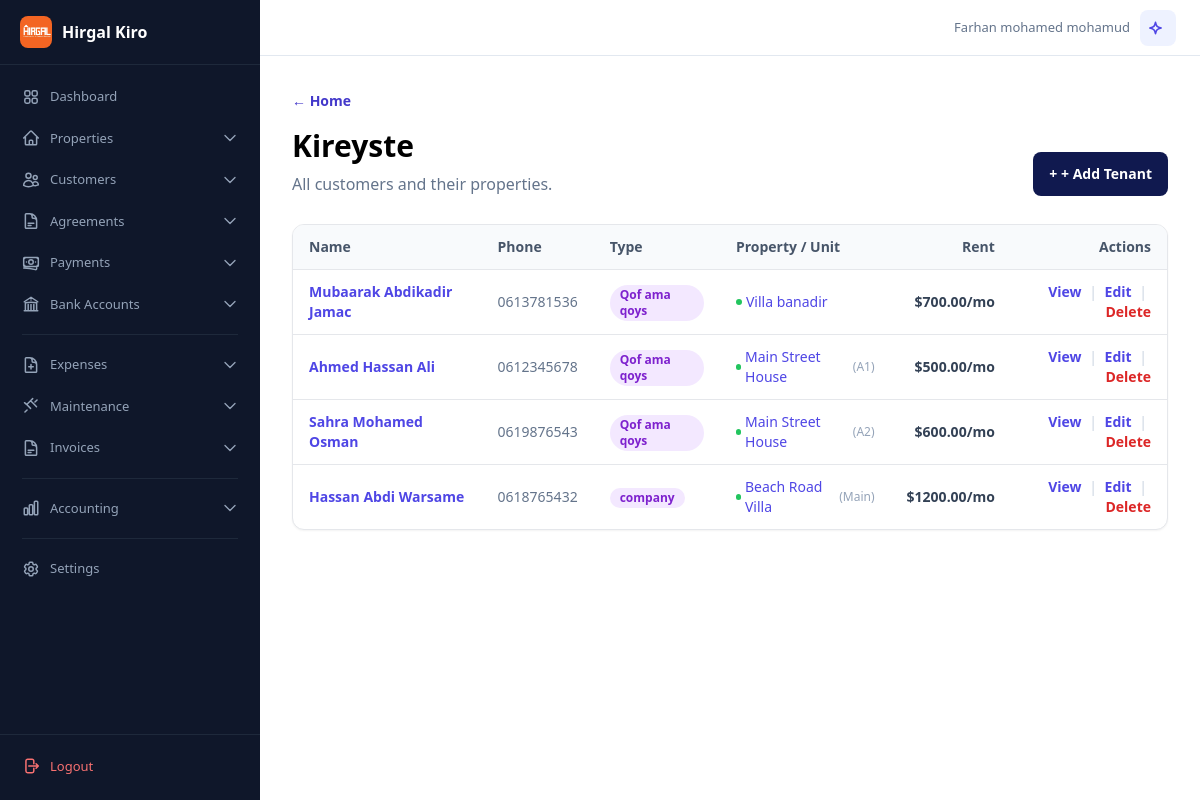
/kiraystayaal/ (signed in), run on the app's committed database.
### accounts/models.py (models this page shows, shortened)
class User(AbstractBaseUser, PermissionsMixin):
    username = models.CharField(max_length=50, unique=True)
    phone_number = models.CharField(max_length=20, unique=True)
    full_name = models.CharField("Magaca oo buuxa", max_length=150)
    managed_account = models.ForeignKey(
        "self",
        on_delete=models.SET_NULL,
        null=True,
        blank=True,
        related_name="managed_users",
        verbose_name="Sii gelitaanka akoonka (Managed Account)",
        help_text="Dooro akoonka uu isticmaalahani maamulayo xogtiisa (Tusaale: Farxaan)."
    )
    is_active = models.BooleanField(default=True)
    is_approved = models.BooleanField("La ansixiyay", default=False)
    is_staff = models.BooleanField(default=False)
    can_use_chatbot = models.BooleanField("AI Chatbot", default=False, help_text="Ikhtiyaari: Ogolow isticmaalahan inuu isticmaalo AI Chatbot")
    date_joined = models.DateTimeField(auto_now_add=True)
    objects = UserManager()
    USERNAME_FIELD = "username"
    REQUIRED_FIELDS = ["phone_number", "full_name"]
    def get_data_owner(self):
        return self.managed_account if self.managed_account_id else self

### rentals/models.py (models this page shows, shortened)
class Tenant(models.Model):
    TENANT_TYPES = [("person", "Qof ama qoys"), ("business", "Ganacsi")]
    owner = models.ForeignKey(settings.AUTH_USER_MODEL, on_delete=models.CASCADE, related_name="tenants")
    full_name = models.CharField("Magaca qofka ama qoyska", max_length=150)
    tenant_type = models.CharField(max_length=20, choices=TENANT_TYPES, default="person")
    phone_number = models.CharField(max_length=20, blank=True, null=True)
    notes = models.TextField(blank=True)
    created_at = models.DateTimeField(auto_now_add=True)
    updated_at = models.DateTimeField(auto_now=True)
    class Meta:
        constraints = [models.UniqueConstraint(fields=["owner", "phone_number"], condition=~Q(phone_number=""), name="unique_tenant_phone_per_owner")]

class RentalAgreement(models.Model):
    AGREEMENT_STATUSES = [("active", "Socda"), ("ended", "Dhammaaday"), ("cancelled", "La baajiyay")]
    RENTAL_SCOPES = [("whole_property", "Hantida oo dhan"), ("partial_property", "Qeyb ka mid ah")]
    UTILITY_RESPONSIBILITY = [("customer", "Customer pays"), ("company", "Company pays")]
    BILL_SETTLEMENT = [("not_checked", "Not checked"), ("paid", "Paid before leaving"), ("unpaid", "Unpaid")]
    tenant = models.ForeignKey(Tenant, on_delete=models.PROTECT, related_name="rental_agreements")
    property = models.ForeignKey(Property, on_delete=models.PROTECT, related_name="rental_agreements", null=True, blank=True)
    unit = models.ForeignKey(Unit, on_delete=models.PROTECT, null=True, blank=True, related_name="rental_agreements")
    room = models.ForeignKey(Room, on_delete=models.PROTECT, null=True, blank=True, related_name="rental_agreements")
    rental_scope = models.CharField(max_length=20, choices=RENTAL_SCOPES, default="whole_property")
    rented_space_count = models.PositiveIntegerField(default=1)
    agreed_monthly_rent = models.DecimalField(max_digits=10, decimal_places=2, default=0)
    start_date = models.DateField()
    end_date = models.DateField(null=True, blank=True)
    monthly_rent = models.DecimalField(max_digits=10, decimal_places=2)
    status = models.CharField(max_length=20, choices=AGREEMENT_STATUSES, default="active")
    electricity_responsible = models.CharField(max_length=10, choices=UTILITY_RESPONSIBILITY, default="customer", verbose_name="Who pays electricity")
    water_responsible = models.CharField(max_length=10, choices=UTILITY_RESPONSIBILITY, default="customer", verbose_name="Who pays water")
    final_bills_settlement = models.CharField(max_length=12, choices=BILL_SETTLEMENT, default="not_checked", verbose_name="Final bills settlement")
    final_bills_notes = models.TextField(blank=True, verbose_name="Final bills notes")
    notes = models.TextField(blank=True)
    class Meta:
        constraints = [
            models.CheckConstraint(condition=Q(end_date__isnull=True) | Q(end_date__gte=F("start_date")), name="agreement_end_after_start"),
            models.CheckConstraint(condition=Q(property__isnull=False) | Q(unit__isnull=False) | Q(room__isnull=False), name="agreement_has_rentable_space"),
        ]

### properties/models.py (models this page shows, shortened)
class Property(models.Model):
    PROPERTY_TYPES = [("home", "Guri"), ("apartment", "Apartment"), ("commercial", "Ganacsi"), ("mixed", "Isku-dhafan")]
    RESIDENTIAL_STRUCTURES = [("villa", "Filo"), ("multi_floor", "Guri dabaq")]
    owner = models.ForeignKey(settings.AUTH_USER_MODEL, on_delete=models.CASCADE, related_name="properties")
    name = models.CharField("Magaca hantida", max_length=150)
    property_type = models.CharField(max_length=20, choices=PROPERTY_TYPES, default="home")
    residential_structure = models.CharField(max_length=20, choices=RESIDENTIAL_STRUCTURES, default="villa")
    location = models.CharField(max_length=200)
    total_rentable_spaces = models.PositiveIntegerField(default=1)
    electricity_account_no = models.CharField("Electricity account no.", max_length=50, blank=True)
    water_account_no = models.CharField("Water account no.", max_length=50, blank=True)
    cover_image = models.ImageField(upload_to="property_covers/", null=True, blank=True)
    description = models.TextField(blank=True)
    created_at = models.DateTimeField(auto_now_add=True)
    updated_at = models.DateTimeField(auto_now=True)

class Unit(models.Model):
    UNIT_TYPES = [("house", "Guri"), ("apartment", "Apartment"), ("room", "Qol"), ("shop", "Dukaan"), ("office", "Xafiis"), ("other", "Kale")]
    RENTAL_MODES = [("whole_unit", "Guriga oo dhan"), ("individual_rooms", "Qolal gaar-gaar ah")]
    property = models.ForeignKey(Property, on_delete=models.CASCADE, related_name="units")
    floor_number = models.PositiveIntegerField(default=1)
    unit_number = models.CharField(max_length=50)
    unit_type = models.CharField(max_length=20, choices=UNIT_TYPES, default="apartment")
    total_rooms = models.PositiveIntegerField(default=1)
    bathrooms = models.PositiveIntegerField(default=1)
    living_rooms = models.PositiveIntegerField(default=1)
    rental_mode = models.CharField(max_length=20, choices=RENTAL_MODES, default="whole_unit")
    monthly_rent = models.DecimalField(max_digits=10, decimal_places=2, default=0)
    class Meta:
        constraints = [models.UniqueConstraint(fields=["property", "unit_number"], name="unique_unit_per_property")]

### web/views.py (the view)
# urls.py: path("kiraystayaal/", TenantListView.as_view(), name="web-tenants"),
class TenantListView(HomeView):
    template_name = "web/tenant_list.html"
    def get_context_data(self, **kwargs):
        context = super().get_context_data(**kwargs)
        context["tenants"] = Tenant.objects.filter(owner=self.request.user.get_data_owner()).prefetch_related("rental_agreements")
        return context

### web/context_processors.py (called while the page is built)
def language_context(request):
    lang = request.GET.get("lang") or request.session.get("language", "en")
    if lang not in ("en", "so"):
        lang = "en"
    request.session["language"] = lang
    return {"current_language": lang}

### templates/web/tenant_list.html (shortened to what this page needs)
{% extends "base.html" %} {% block title %}Tenants - Hirgal Kiro{% endblock %}
{% block content %}
<section class="mb-7 flex items-end justify-between">
  <div>
    <a class="text-sm font-semibold text-indigo-700" href="{% url 'home' %}"
      >← Home</a
    >
    <h1 class="mt-4 text-3xl font-bold">Kireyste</h1>
    <p class="mt-2 text-slate-500">All customers and their properties.</p>
  </div>
  <a
    class="rounded-lg bg-ink px-4 py-3 text-sm font-bold text-white"
    href="{% url 'web-tenant-create' %}"
    >+ + Add Tenant</a
  >
</section>
<section class="rounded-xl border bg-white shadow-sm overflow-hidden">
  {% if tenants %}
  <div class="overflow-x-auto">
    <table class="w-full text-left text-sm">
      <thead class="border-b bg-slate-50 text-slate-600">
        <tr>
          <th class="px-4 py-3 font-semibold">Name</th>
          <th class="px-4 py-3 font-semibold">Phone</th>
          <th class="px-4 py-3 font-semibold">Type</th>
          <th class="px-4 py-3 font-semibold">Property / Unit</th>
          <th class="px-4 py-3 font-semibold text-right">Rent</th>
          <th class="px-4 py-3 font-semibold text-right">Actions</th>
        </tr>
      </thead>
      <tbody class="divide-y">
        {% for tenant in tenants %}
        <tr class="hover:bg-slate-50">
          <td class="px-4 py-3">
            <a
              href="{% url 'web-tenant-detail' tenant.pk %}"
              class="font-semibold text-indigo-600 hover:underline"
              >{{ tenant.full_name }}</a
            >
          </td>
          <td class="px-4 py-3 text-slate-500">
            {{ tenant.phone_number|default:"-" }}
          </td>
          <td class="px-4 py-3">
            <span
              class="inline-flex items-center rounded-full bg-purple-100 px-2.5 py-0.5 text-xs font-semibold text-purple-700"
              >{{ tenant.get_tenant_type_display }}</span
            >
          </td>
          <td class="px-4 py-3">
            {% for agreement in tenant.rental_agreements.all %}
            {% if agreement.status == 'active' %}
            <a
              href="{% url 'web-property-detail' agreement.property.pk %}"
              class="flex items-center gap-1 text-sm text-indigo-600 hover:underline"
            >
              <span class="w-1.5 h-1.5 rounded-full bg-green-500"></span>
              {{ agreement.property.name }} {% if agreement.unit %}<span
                class="text-xs text-slate-400"
                >({{ agreement.unit.unit_number }})</span
              >{% endif %}
            </a>
            {% endif %} {% empty %}
            <span class="text-xs text-slate-400">No agreement</span>
            {% endfor %}
          </td>
          <td class="px-4 py-3 text-right text-slate-700">
            {% for agreement in tenant.rental_agreements.all %}
            {% if agreement.status == 'active' %}
            <span class="font-semibold">${{ agreement.monthly_rent }}/mo</span>
            {% endif %} {% endfor %}
          </td>
          <td class="px-4 py-3 text-right">
            <a
              href="{% url 'web-tenant-detail' tenant.pk %}"
              class="font-semibold text-indigo-600 hover:underline"
              >View</a
            >
            <span class="mx-1 text-slate-300">|</span>
            <a
              href="{% url 'web-tenant-edit' tenant.pk %}"
              class="font-semibold text-indigo-600 hover:underline"
              >Edit</a
            >
            <span class="mx-1 text-slate-300">|</span>
            <a
              href="{% url 'web-tenant-delete' tenant.pk %}"
              class="font-semibold text-red-600 hover:underline"
              >Delete</a
            >
          </td>
        </tr>
        {% endfor %}
      </tbody>
    </table>
  </div>
  {% endif %}
</section>
{% endblock %}

### templates/base.html (shortened to what this page needs)
{% load static %}
<!doctype html>
<html lang="en">
<head>
    <script src="https://cdn.tailwindcss.com"></script>
</head>
<body>
    <div class="app-layout">
        {% if user.is_authenticated %}
        {% include "includes/sidebar.html" %}
        {% endif %}
        <div class="main-content"{% if not user.is_authenticated %} style="margin-left: 0"{% endif %}>
            {% if user.is_authenticated %}
            <div class="topbar no-print">
                <div class="topbar-right">
                    <span class="topbar-user">{{ request.user.full_name|default:request.user.username }}</span>
                    <a href="{% url 'web-chatbot' %}" class="rounded-lg bg-indigo-50 p-2 text-indigo-600 hover:bg-indigo-100" title="AI Assistant">
                    </a>
                </div>
            </div>
            {% endif %}
            <div class="p-4 md:p-6 lg:p-8">{% block content %}{% endblock %}</div>
        </div>
    </div>
</body>
</html>

### templates/base.html (style rules this page uses)
.app-layout { display: flex; min-height: 100vh; }
.main-content { flex: 1; margin-left: 260px; min-height: 100vh; }
.topbar { display: flex; align-items: center; justify-content: space-between; height: 56px; padding: 0 24px; background: white; border-bottom: 1px solid #e2e8f0; position: sticky; top: 0; z-index: 30; }
.topbar-right { display: flex; align-items: center; gap: 10px; }
.topbar-user { font-size: 13px; color: #64748b; font-weight: 500; }

### data on the page
User: user.full_name "Farhan mohamed mohamud"
Tenant: full_name "Mubaarak Abdikadir Jamac", phone_number "0613781536", tenant_type "Qof ama qoys"
RentalAgreement: property.name "Villa banadir", monthly_rent "700.00"
Tenant: full_name "Ahmed Hassan Ali", phone_number "0612345678", tenant_type "Qof ama qoys"
RentalAgreement: property.name "Main Street House", unit.unit_number "A1", monthly_rent "500.00"
Tenant: full_name "Sahra Mohamed Osman", phone_number "0619876543", tenant_type "Qof ama qoys"
RentalAgreement: property.name "Main Street House", unit.unit_number "A2", monthly_rent "600.00"
Tenant: full_name "Hassan Abdi Warsame", phone_number "0618765432", tenant_type "company"
RentalAgreement: property.name "Beach Road Villa", unit.unit_number "Main", monthly_rent "1200.00"
